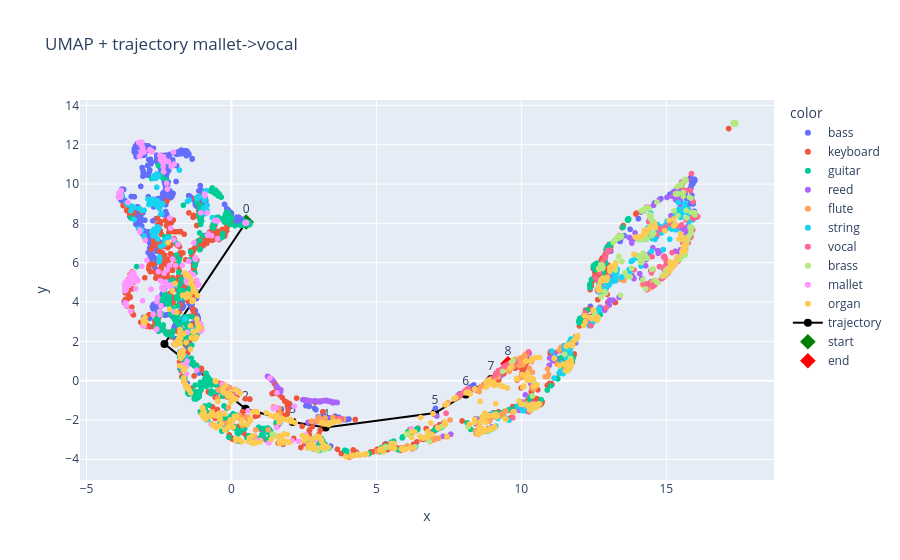

This figure's notebook cell:
### Code cell
import numpy as _np
#  UMAP reducer path
UMAP_REDUCER_PATH = Path('outputs') / 'analysis' / f'umap_reducer_{SPLIT}_{model_name}.pkl'
EMB2D_PATH = Path('outputs') / 'analysis' / f'emb2d_{SPLIT}_{model_name}.npz'

# Load or fit reducer
from vae_timbre_spaces.analysis.umap import save_umap_reducer, load_umap_reducer
from vae_timbre_spaces.analysis.interpolation import (
    interpolate_latents,
    select_pair_by_label,
    project_trajectory_umap,
    plot_umap_with_trajectory,
)

if UMAP_REDUCER_PATH.exists():
    reducer = load_umap_reducer(UMAP_REDUCER_PATH)
    emb2d = reducer.transform(mu_all)
else:
    reducer, emb2d = fit_umap(mu_all, n_neighbors=30, min_dist=0.1, random_state=42)
    save_umap_reducer(reducer, UMAP_REDUCER_PATH)
    _np.savez_compressed(EMB2D_PATH, emb2d=emb2d)

# select pair by label names (family_name array)
labels = [family_to_name(f) for f in family_all]
src_label = 'mallet'
dst_label = 'vocal'
idx_a, idx_b = select_pair_by_label(np.array(labels), src_label, dst_label, seed=42)

muA = mu_all[idx_a]
muB = mu_all[idx_b]

traj_mu, alphas = interpolate_latents(muA, muB, n_steps=9)
traj2d = project_trajectory_umap(reducer, traj_mu)

# plot and save
plot_path = PLOTS_RUN_DIR / f'umap_traj_{model_name}_{SPLIT}.html'
fig = plot_umap_with_trajectory(emb2d, np.array(labels), traj2d, title=f'UMAP + trajectory {src_label}->{dst_label}', save_path=plot_path)
print('Saved trajectory plot:', plot_path)

### Figure 1 — Plotly figure (JSON) as saved in the notebook; plotly's stock layout.template omitted (floating-point values rounded to 4 significant figures; data arrays with more than 128 entries replaced by an {"elided": "..."} marker saying what was removed)
{"data": [{"customdata": {"elided": "843x1 str values"}, "hovertemplate": "color=bass<br>x=%{x}<br>y=%{y}<br>label=%{customdata[0]}<extra></extra>", "legendgroup": "bass", "marker": {"color": "#636efa", "symbol": "circle"}, "mode": "markers", "name": "bass", "showlegend": true, "type": "scattergl", "x": {"elided": "843 float values"}, "xaxis": "x", "y": {"elided": "843 float values"}, "yaxis": "y"}, {"customdata": {"elided": "766x1 str values"}, "hovertemplate": "color=keyboard<br>x=%{x}<br>y=%{y}<br>label=%{customdata[0]}<extra></extra>", "legendgroup": "keyboard", "marker": {"color": "#EF553B", "symbol": "circle"}, "mode": "markers", "name": "keyboard", "showlegend": true, "type": "scattergl", "x": {"elided": "766 float values"}, "xaxis": "x", "y": {"elided": "766 float values"}, "yaxis": "y"}, {"customdata": {"elided": "652x1 str values"}, "hovertemplate": "color=guitar<br>x=%{x}<br>y=%{y}<br>label=%{customdata[0]}<extra></extra>", "legendgroup": "guitar", "marker": {"color": "#00cc96", "symbol": "circle"}, "mode": "markers", "name": "guitar", "showlegend": true, "type": "scattergl", "x": {"elided": "652 float values"}, "xaxis": "x", "y": {"elided": "652 float values"}, "yaxis": "y"}, {"customdata": {"elided": "235x1 str values"}, "hovertemplate": "color=reed<br>x=%{x}<br>y=%{y}<br>label=%{customdata[0]}<extra></extra>", "legendgroup": "reed", "marker": {"color": "#ab63fa", "symbol": "circle"}, "mode": "markers", "name": "reed", "showlegend": true, "type": "scattergl", "x": {"elided": "235 float values"}, "xaxis": "x", "y": {"elided": "235 float values"}, "yaxis": "y"}, {"customdata": {"elided": "180x1 str values"}, "hovertemplate": "color=flute<br>x=%{x}<br>y=%{y}<br>label=%{customdata[0]}<extra></extra>", "legendgroup": "flute", "marker": {"color": "#FFA15A", "symbol": "circle"}, "mode": "markers", "name": "flute", "showlegend": true, "type": "scattergl", "x": {"elided": "180 float values"}, "xaxis": "x", "y": {"elided": "180 float values"}, "yaxis": "y"}, {"customdata": {"elided": "306x1 str values"}, "hovertemplate": "color=string<br>x=%{x}<br>y=%{y}<br>label=%{customdata[0]}<extra></extra>", "legendgroup": "string", "marker": {"color": "#19d3f3", "symbol": "circle"}, "mode": "markers", "name": "string", "showlegend": true, "type": "scattergl", "x": {"elided": "306 float values"}, "xaxis": "x", "y": {"elided": "306 float values"}, "yaxis": "y"}, {"customdata": {"elided": "141x1 str values"}, "hovertemplate": "color=vocal<br>x=%{x}<br>y=%{y}<br>label=%{customdata[0]}<extra></extra>", "legendgroup": "vocal", "marker": {"color": "#FF6692", "symbol": "circle"}, "mode": "markers", "name": "vocal", "showlegend": true, "type": "scattergl", "x": {"elided": "141 float values"}, "xaxis": "x", "y": {"elided": "141 float values"}, "yaxis": "y"}, {"customdata": {"elided": "269x1 str values"}, "hovertemplate": "color=brass<br>x=%{x}<br>y=%{y}<br>label=%{customdata[0]}<extra></extra>", "legendgroup": "brass", "marker": {"color": "#B6E880", "symbol": "circle"}, "mode": "markers", "name": "brass", "showlegend": true, "type": "scattergl", "x": {"elided": "269 float values"}, "xaxis": "x", "y": {"elided": "269 float values"}, "yaxis": "y"}, {"customdata": {"elided": "202x1 str values"}, "hovertemplate": "color=mallet<br>x=%{x}<br>y=%{y}<br>label=%{customdata[0]}<extra></extra>", "legendgroup": "mallet", "marker": {"color": "#FF97FF", "symbol": "circle"}, "mode": "markers", "name": "mallet", "showlegend": true, "type": "scattergl", "x": {"elided": "202 float values"}, "xaxis": "x", "y": {"elided": "202 float values"}, "yaxis": "y"}, {"customdata": {"elided": "502x1 str values"}, "hovertemplate": "color=organ<br>x=%{x}<br>y=%{y}<br>label=%{customdata[0]}<extra></extra>", "legendgroup": "organ", "marker": {"color": "#FECB52", "symbol": "circle"}, "mode": "markers", "name": "organ", "showlegend": true, "type": "scattergl", "x": {"elided": "502 float values"}, "xaxis": "x", "y": {"elided": "502 float values"}, "yaxis": "y"}, {"line": {"color": "black", "width": 2}, "marker": {"color": "black", "size": 8}, "mode": "lines+markers+text", "name": "trajectory", "text": ["0", "1", "2", "3", "4", "5", "6", "7", "8"], "textposition": "top center", "type": "scatter", "x": [0.5064, -2.311, 0.4867, 2.112, 3.249, 7.021, 8.082, 8.95, 9.539], "y": [8.074, 1.87, -1.429, -2.101, -2.382, -1.647, -0.7031, 0.07829, 0.8604]}, {"marker": {"color": "green", "size": 12, "symbol": "diamond"}, "mode": "markers", "name": "start", "type": "scatter", "x": [0.5064], "y": [8.074]}, {"marker": {"color": "red", "size": 12, "symbol": "diamond"}, "mode": "markers", "name": "end", "type": "scatter", "x": [9.539], "y": [0.8604]}], "layout": {"legend": {"title": {"text": "color"}, "tracegroupgap": 0}, "title": {"text": "UMAP + trajectory mallet->vocal"}, "xaxis": {"anchor": "y", "domain": [0, 1], "title": {"text": "x"}}, "yaxis": {"anchor": "x", "domain": [0, 1], "title": {"text": "y"}}}}
